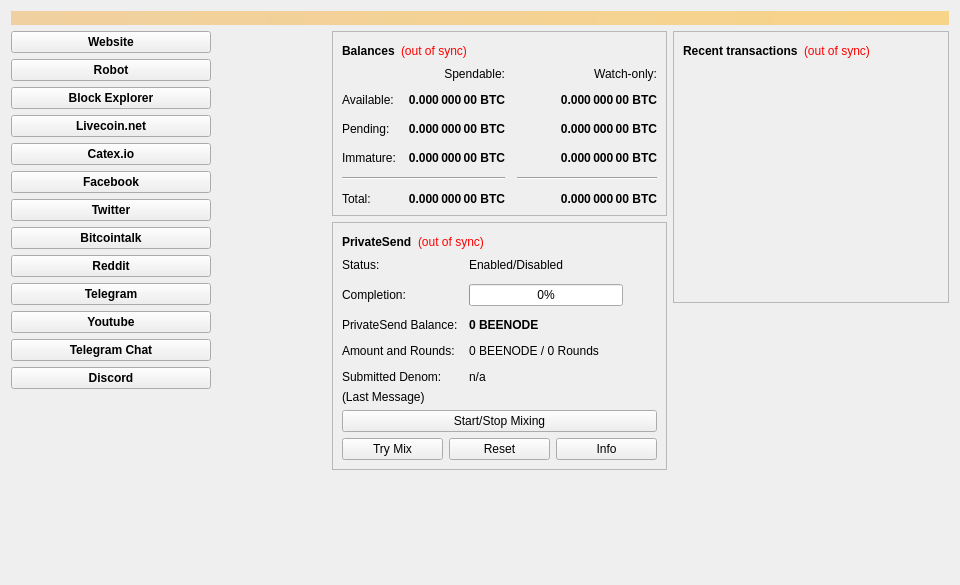
<?xml version="1.0" encoding="UTF-8"?>
<ui version="4.0">
 <class>OverviewPage</class>
 <widget class="QWidget" name="OverviewPage">
  <property name="geometry">
   <rect>
    <x>0</x>
    <y>0</y>
    <width>960</width>
    <height>585</height>
   </rect>
  </property>
  <property name="minimumSize">
   <size>
    <width>960</width>
    <height>0</height>
   </size>
  </property>
  <property name="windowTitle">
   <string>Form</string>
  </property>
  <layout class="QVBoxLayout" name="topLayout">
   <item>
    <widget class="QLabel" name="labelAlerts">
     <property name="visible">
      <bool>false</bool>
     </property>
     <property name="styleSheet">
      <string notr="true">QLabel { background-color: qlineargradient(x1: 0, y1: 0, x2: 1, y2: 0, stop:0 #F0D0A0, stop:1 #F8D488); color:#000000; }</string>
     </property>
     <property name="wordWrap">
      <bool>true</bool>
     </property>
     <property name="margin">
      <number>3</number>
     </property>
     <property name="textInteractionFlags">
      <set>Qt::TextSelectableByMouse</set>
     </property>
    </widget>
   </item>
   <item>
    <layout class="QHBoxLayout" name="horizontalLayout" stretch="1,1">
     <item>
      <layout class="QFormLayout" name="formLayout">
       <property name="rightMargin">
        <number>0</number>
       </property>
       <item row="0" column="0">
        <widget class="QPushButton" name="pushButton">
         <property name="minimumSize">
          <size>
           <width>200</width>
           <height>0</height>
          </size>
         </property>
         <property name="maximumSize">
          <size>
           <width>200</width>
           <height>22</height>
          </size>
         </property>
         <property name="font">
          <font>
           <weight>75</weight>
           <bold>true</bold>
          </font>
         </property>
         <property name="text">
          <string>Website</string>
         </property>
        </widget>
       </item>
       <item row="1" column="0">
        <widget class="QPushButton" name="pushButton_2">
         <property name="minimumSize">
          <size>
           <width>200</width>
           <height>0</height>
          </size>
         </property>
         <property name="maximumSize">
          <size>
           <width>200</width>
           <height>22</height>
          </size>
         </property>
         <property name="font">
          <font>
           <weight>75</weight>
           <bold>true</bold>
          </font>
         </property>
         <property name="text">
          <string>Robot</string>
         </property>
        </widget>
       </item>
       <item row="2" column="0">
        <widget class="QPushButton" name="pushButton_3">
         <property name="minimumSize">
          <size>
           <width>200</width>
           <height>0</height>
          </size>
         </property>
         <property name="maximumSize">
          <size>
           <width>200</width>
           <height>22</height>
          </size>
         </property>
         <property name="font">
          <font>
           <weight>75</weight>
           <bold>true</bold>
          </font>
         </property>
         <property name="text">
          <string>Block Explorer</string>
         </property>
        </widget>
       </item>
       <item row="3" column="0">
        <widget class="QPushButton" name="pushButton_4">
         <property name="minimumSize">
          <size>
           <width>200</width>
           <height>0</height>
          </size>
         </property>
         <property name="maximumSize">
          <size>
           <width>200</width>
           <height>22</height>
          </size>
         </property>
         <property name="font">
          <font>
           <weight>75</weight>
           <bold>true</bold>
          </font>
         </property>
         <property name="text">
          <string>Livecoin.net</string>
         </property>
        </widget>
       </item>
       <item row="4" column="0">
        <widget class="QPushButton" name="pushButton_5">
         <property name="minimumSize">
          <size>
           <width>200</width>
           <height>0</height>
          </size>
         </property>
         <property name="maximumSize">
          <size>
           <width>200</width>
           <height>22</height>
          </size>
         </property>
         <property name="font">
          <font>
           <weight>75</weight>
           <bold>true</bold>
          </font>
         </property>
         <property name="text">
          <string>Catex.io</string>
         </property>
        </widget>
       </item>
       <item row="5" column="0">
        <widget class="QPushButton" name="pushButton_6">
         <property name="minimumSize">
          <size>
           <width>200</width>
           <height>0</height>
          </size>
         </property>
         <property name="maximumSize">
          <size>
           <width>200</width>
           <height>22</height>
          </size>
         </property>
         <property name="font">
          <font>
           <weight>75</weight>
           <bold>true</bold>
          </font>
         </property>
         <property name="text">
          <string>Facebook</string>
         </property>
        </widget>
       </item>
       <item row="6" column="0">
        <widget class="QPushButton" name="pushButton_7">
         <property name="minimumSize">
          <size>
           <width>200</width>
           <height>0</height>
          </size>
         </property>
         <property name="maximumSize">
          <size>
           <width>200</width>
           <height>22</height>
          </size>
         </property>
         <property name="font">
          <font>
           <weight>75</weight>
           <bold>true</bold>
          </font>
         </property>
         <property name="text">
          <string>Twitter</string>
         </property>
        </widget>
       </item>
       <item row="7" column="0">
        <widget class="QPushButton" name="pushButton_8">
         <property name="minimumSize">
          <size>
           <width>200</width>
           <height>0</height>
          </size>
         </property>
         <property name="maximumSize">
          <size>
           <width>200</width>
           <height>22</height>
          </size>
         </property>
         <property name="font">
          <font>
           <weight>75</weight>
           <bold>true</bold>
          </font>
         </property>
         <property name="text">
          <string>Bitcointalk</string>
         </property>
        </widget>
       </item>
       <item row="8" column="0">
        <widget class="QPushButton" name="pushButton_9">
         <property name="minimumSize">
          <size>
           <width>200</width>
           <height>0</height>
          </size>
         </property>
         <property name="maximumSize">
          <size>
           <width>200</width>
           <height>22</height>
          </size>
         </property>
         <property name="font">
          <font>
           <weight>75</weight>
           <bold>true</bold>
          </font>
         </property>
         <property name="text">
          <string>Reddit</string>
         </property>
        </widget>
       </item>
       <item row="9" column="0">
        <widget class="QPushButton" name="pushButton_10">
         <property name="minimumSize">
          <size>
           <width>200</width>
           <height>0</height>
          </size>
         </property>
         <property name="maximumSize">
          <size>
           <width>200</width>
           <height>22</height>
          </size>
         </property>
         <property name="font">
          <font>
           <weight>75</weight>
           <bold>true</bold>
          </font>
         </property>
         <property name="text">
          <string>Telegram</string>
         </property>
        </widget>
       </item>
       <item row="10" column="0">
        <widget class="QPushButton" name="pushButton_11">
         <property name="minimumSize">
          <size>
           <width>200</width>
           <height>0</height>
          </size>
         </property>
         <property name="maximumSize">
          <size>
           <width>200</width>
           <height>22</height>
          </size>
         </property>
         <property name="font">
          <font>
           <weight>75</weight>
           <bold>true</bold>
          </font>
         </property>
         <property name="text">
          <string>Youtube</string>
         </property>
        </widget>
       </item>
       <item row="11" column="0">
        <widget class="QPushButton" name="pushButton_12">
         <property name="minimumSize">
          <size>
           <width>200</width>
           <height>0</height>
          </size>
         </property>
         <property name="maximumSize">
          <size>
           <width>200</width>
           <height>22</height>
          </size>
         </property>
         <property name="font">
          <font>
           <weight>75</weight>
           <bold>true</bold>
          </font>
         </property>
         <property name="text">
          <string>Telegram Chat</string>
         </property>
        </widget>
       </item>
       <item row="12" column="0">
        <widget class="QPushButton" name="pushButton_13">
         <property name="minimumSize">
          <size>
           <width>200</width>
           <height>0</height>
          </size>
         </property>
         <property name="maximumSize">
          <size>
           <width>200</width>
           <height>22</height>
          </size>
         </property>
         <property name="font">
          <font>
           <weight>75</weight>
           <bold>true</bold>
          </font>
         </property>
         <property name="text">
          <string>Discord</string>
         </property>
        </widget>
       </item>
      </layout>
     </item>
     <item>
      <layout class="QVBoxLayout" name="verticalLayout_2">
       <item>
        <widget class="QFrame" name="frame">
         <property name="frameShape">
          <enum>QFrame::StyledPanel</enum>
         </property>
         <property name="frameShadow">
          <enum>QFrame::Raised</enum>
         </property>
         <layout class="QVBoxLayout" name="verticalLayout_4">
          <item>
           <layout class="QHBoxLayout" name="horizontalLayout_4">
            <item>
             <widget class="QLabel" name="label_5">
              <property name="font">
               <font>
                <weight>75</weight>
                <bold>true</bold>
               </font>
              </property>
              <property name="text">
               <string>Balances</string>
              </property>
             </widget>
            </item>
            <item>
             <widget class="QLabel" name="labelWalletStatus">
              <property name="toolTip">
               <string>The displayed information may be out of date. Your wallet automatically synchronizes with the Beenode network after a connection is established, but this process has not completed yet.</string>
              </property>
              <property name="styleSheet">
               <string notr="true">QLabel { color: red; }</string>
              </property>
              <property name="text">
               <string notr="true">(out of sync)</string>
              </property>
              <property name="alignment">
               <set>Qt::AlignLeading|Qt::AlignLeft|Qt::AlignVCenter</set>
              </property>
             </widget>
            </item>
            <item>
             <spacer name="horizontalSpacer_3">
              <property name="orientation">
               <enum>Qt::Horizontal</enum>
              </property>
              <property name="sizeHint" stdset="0">
               <size>
                <width>40</width>
                <height>20</height>
               </size>
              </property>
             </spacer>
            </item>
           </layout>
          </item>
          <item>
           <layout class="QGridLayout" name="gridLayout">
            <property name="spacing">
             <number>12</number>
            </property>
            <item row="2" column="2">
             <widget class="QLabel" name="labelWatchPending">
              <property name="font">
               <font>
                <weight>75</weight>
                <bold>true</bold>
               </font>
              </property>
              <property name="cursor">
               <cursorShape>IBeamCursor</cursorShape>
              </property>
              <property name="toolTip">
               <string>Unconfirmed transactions to watch-only addresses</string>
              </property>
              <property name="text">
               <string notr="true">0.000 000 00 BTC</string>
              </property>
              <property name="alignment">
               <set>Qt::AlignRight|Qt::AlignTrailing|Qt::AlignVCenter</set>
              </property>
              <property name="textInteractionFlags">
               <set>Qt::LinksAccessibleByMouse|Qt::TextSelectableByKeyboard|Qt::TextSelectableByMouse</set>
              </property>
             </widget>
            </item>
            <item row="2" column="1">
             <widget class="QLabel" name="labelUnconfirmed">
              <property name="font">
               <font>
                <weight>75</weight>
                <bold>true</bold>
               </font>
              </property>
              <property name="cursor">
               <cursorShape>IBeamCursor</cursorShape>
              </property>
              <property name="toolTip">
               <string>Total of transactions that have yet to be confirmed, and do not yet count toward the spendable balance</string>
              </property>
              <property name="text">
               <string notr="true">0.000 000 00 BTC</string>
              </property>
              <property name="alignment">
               <set>Qt::AlignRight|Qt::AlignTrailing|Qt::AlignVCenter</set>
              </property>
              <property name="textInteractionFlags">
               <set>Qt::LinksAccessibleByMouse|Qt::TextSelectableByKeyboard|Qt::TextSelectableByMouse</set>
              </property>
             </widget>
            </item>
            <item row="3" column="2">
             <widget class="QLabel" name="labelWatchImmature">
              <property name="font">
               <font>
                <weight>75</weight>
                <bold>true</bold>
               </font>
              </property>
              <property name="cursor">
               <cursorShape>IBeamCursor</cursorShape>
              </property>
              <property name="toolTip">
               <string>Mined balance in watch-only addresses that has not yet matured</string>
              </property>
              <property name="text">
               <string notr="true">0.000 000 00 BTC</string>
              </property>
              <property name="alignment">
               <set>Qt::AlignRight|Qt::AlignTrailing|Qt::AlignVCenter</set>
              </property>
              <property name="textInteractionFlags">
               <set>Qt::LinksAccessibleByMouse|Qt::TextSelectableByKeyboard|Qt::TextSelectableByMouse</set>
              </property>
             </widget>
            </item>
            <item row="4" column="0" colspan="2">
             <widget class="Line" name="lineSpendableBalance">
              <property name="orientation">
               <enum>Qt::Horizontal</enum>
              </property>
             </widget>
            </item>
            <item row="4" column="2">
             <widget class="Line" name="lineWatchBalance">
              <property name="sizePolicy">
               <sizepolicy hsizetype="Preferred" vsizetype="Fixed">
                <horstretch>0</horstretch>
                <verstretch>0</verstretch>
               </sizepolicy>
              </property>
              <property name="minimumSize">
               <size>
                <width>140</width>
                <height>0</height>
               </size>
              </property>
              <property name="orientation">
               <enum>Qt::Horizontal</enum>
              </property>
             </widget>
            </item>
            <item row="5" column="0">
             <widget class="QLabel" name="labelTotalText">
              <property name="text">
               <string>Total:</string>
              </property>
             </widget>
            </item>
            <item row="3" column="1">
             <widget class="QLabel" name="labelImmature">
              <property name="font">
               <font>
                <weight>75</weight>
                <bold>true</bold>
               </font>
              </property>
              <property name="cursor">
               <cursorShape>IBeamCursor</cursorShape>
              </property>
              <property name="toolTip">
               <string>Mined balance that has not yet matured</string>
              </property>
              <property name="text">
               <string notr="true">0.000 000 00 BTC</string>
              </property>
              <property name="alignment">
               <set>Qt::AlignRight|Qt::AlignTrailing|Qt::AlignVCenter</set>
              </property>
              <property name="textInteractionFlags">
               <set>Qt::LinksAccessibleByMouse|Qt::TextSelectableByKeyboard|Qt::TextSelectableByMouse</set>
              </property>
             </widget>
            </item>
            <item row="2" column="3">
             <spacer name="horizontalSpacer_2">
              <property name="orientation">
               <enum>Qt::Horizontal</enum>
              </property>
              <property name="sizeHint" stdset="0">
               <size>
                <width>40</width>
                <height>20</height>
               </size>
              </property>
             </spacer>
            </item>
            <item row="3" column="0">
             <widget class="QLabel" name="labelImmatureText">
              <property name="text">
               <string>Immature:</string>
              </property>
             </widget>
            </item>
            <item row="5" column="1">
             <widget class="QLabel" name="labelTotal">
              <property name="font">
               <font>
                <weight>75</weight>
                <bold>true</bold>
               </font>
              </property>
              <property name="cursor">
               <cursorShape>IBeamCursor</cursorShape>
              </property>
              <property name="toolTip">
               <string>Your current total balance</string>
              </property>
              <property name="text">
               <string notr="true">0.000 000 00 BTC</string>
              </property>
              <property name="alignment">
               <set>Qt::AlignRight|Qt::AlignTrailing|Qt::AlignVCenter</set>
              </property>
              <property name="textInteractionFlags">
               <set>Qt::LinksAccessibleByMouse|Qt::TextSelectableByKeyboard|Qt::TextSelectableByMouse</set>
              </property>
             </widget>
            </item>
            <item row="5" column="2">
             <widget class="QLabel" name="labelWatchTotal">
              <property name="font">
               <font>
                <weight>75</weight>
                <bold>true</bold>
               </font>
              </property>
              <property name="cursor">
               <cursorShape>IBeamCursor</cursorShape>
              </property>
              <property name="toolTip">
               <string>Current total balance in watch-only addresses</string>
              </property>
              <property name="text">
               <string notr="true">0.000 000 00 BTC</string>
              </property>
              <property name="alignment">
               <set>Qt::AlignRight|Qt::AlignTrailing|Qt::AlignVCenter</set>
              </property>
              <property name="textInteractionFlags">
               <set>Qt::LinksAccessibleByMouse|Qt::TextSelectableByKeyboard|Qt::TextSelectableByMouse</set>
              </property>
             </widget>
            </item>
            <item row="0" column="2">
             <widget class="QLabel" name="labelWatchonly">
              <property name="text">
               <string>Watch-only:</string>
              </property>
              <property name="alignment">
               <set>Qt::AlignRight|Qt::AlignTrailing|Qt::AlignVCenter</set>
              </property>
             </widget>
            </item>
            <item row="1" column="0">
             <widget class="QLabel" name="labelBalanceText">
              <property name="text">
               <string>Available:</string>
              </property>
             </widget>
            </item>
            <item row="1" column="1">
             <widget class="QLabel" name="labelBalance">
              <property name="font">
               <font>
                <weight>75</weight>
                <bold>true</bold>
               </font>
              </property>
              <property name="cursor">
               <cursorShape>IBeamCursor</cursorShape>
              </property>
              <property name="toolTip">
               <string>Your current spendable balance</string>
              </property>
              <property name="text">
               <string notr="true">0.000 000 00 BTC</string>
              </property>
              <property name="alignment">
               <set>Qt::AlignRight|Qt::AlignTrailing|Qt::AlignVCenter</set>
              </property>
              <property name="textInteractionFlags">
               <set>Qt::LinksAccessibleByMouse|Qt::TextSelectableByKeyboard|Qt::TextSelectableByMouse</set>
              </property>
             </widget>
            </item>
            <item row="1" column="2">
             <widget class="QLabel" name="labelWatchAvailable">
              <property name="font">
               <font>
                <weight>75</weight>
                <bold>true</bold>
               </font>
              </property>
              <property name="cursor">
               <cursorShape>IBeamCursor</cursorShape>
              </property>
              <property name="toolTip">
               <string>Your current balance in watch-only addresses</string>
              </property>
              <property name="text">
               <string notr="true">0.000 000 00 BTC</string>
              </property>
              <property name="alignment">
               <set>Qt::AlignRight|Qt::AlignTrailing|Qt::AlignVCenter</set>
              </property>
              <property name="textInteractionFlags">
               <set>Qt::LinksAccessibleByMouse|Qt::TextSelectableByKeyboard|Qt::TextSelectableByMouse</set>
              </property>
             </widget>
            </item>
            <item row="2" column="0">
             <widget class="QLabel" name="labelPendingText">
              <property name="text">
               <string>Pending:</string>
              </property>
             </widget>
            </item>
            <item row="0" column="1">
             <widget class="QLabel" name="labelSpendable">
              <property name="text">
               <string>Spendable:</string>
              </property>
              <property name="alignment">
               <set>Qt::AlignRight|Qt::AlignTrailing|Qt::AlignVCenter</set>
              </property>
             </widget>
            </item>
           </layout>
          </item>
         </layout>
        </widget>
       </item>
       <item>
        <widget class="QFrame" name="framePrivateSend">
         <property name="layoutDirection">
          <enum>Qt::LeftToRight</enum>
         </property>
         <property name="frameShape">
          <enum>QFrame::StyledPanel</enum>
         </property>
         <property name="frameShadow">
          <enum>QFrame::Raised</enum>
         </property>
         <layout class="QVBoxLayout" name="VerticalLayout_PS1">
          <item>
           <layout class="QHBoxLayout" name="horizontalLayout_5">
            <item>
             <widget class="QLabel" name="labelPrivateSendHeader">
              <property name="font">
               <font>
                <weight>75</weight>
                <bold>true</bold>
               </font>
              </property>
              <property name="text">
               <string>PrivateSend</string>
              </property>
             </widget>
            </item>
            <item>
             <widget class="QLabel" name="labelPrivateSendSyncStatus">
              <property name="toolTip">
               <string>The displayed information may be out of date. Your wallet automatically synchronizes with the Beenode network after a connection is established, but this process has not completed yet.</string>
              </property>
              <property name="styleSheet">
               <string notr="true">QLabel { color: red; }</string>
              </property>
              <property name="text">
               <string notr="true">(out of sync)</string>
              </property>
              <property name="alignment">
               <set>Qt::AlignLeading|Qt::AlignLeft|Qt::AlignVCenter</set>
              </property>
             </widget>
            </item>
            <item>
             <spacer name="horizontalSpacer_4">
              <property name="orientation">
               <enum>Qt::Horizontal</enum>
              </property>
              <property name="sizeHint" stdset="0">
               <size>
                <width>40</width>
                <height>20</height>
               </size>
              </property>
             </spacer>
            </item>
           </layout>
          </item>
          <item>
           <layout class="QFormLayout" name="privateSendFormLayout">
            <property name="fieldGrowthPolicy">
             <enum>QFormLayout::AllNonFixedFieldsGrow</enum>
            </property>
            <property name="horizontalSpacing">
             <number>11</number>
            </property>
            <property name="verticalSpacing">
             <number>12</number>
            </property>
            <item row="0" column="0">
             <widget class="QLabel" name="labelPrivateSendEnabledText">
              <property name="text">
               <string>Status:</string>
              </property>
             </widget>
            </item>
            <item row="0" column="1">
             <widget class="QLabel" name="labelPrivateSendEnabled">
              <property name="text">
               <string>Enabled/Disabled</string>
              </property>
             </widget>
            </item>
            <item row="1" column="0">
             <widget class="QLabel" name="labelCompletitionText">
              <property name="text">
               <string>Completion:</string>
              </property>
             </widget>
            </item>
            <item row="1" column="1">
             <widget class="QProgressBar" name="privateSendProgress">
              <property name="maximumSize">
               <size>
                <width>154</width>
                <height>16777215</height>
               </size>
              </property>
              <property name="value">
               <number>0</number>
              </property>
             </widget>
            </item>
            <item row="2" column="0">
             <widget class="QLabel" name="labelAnonymizedText">
              <property name="text">
               <string>PrivateSend Balance:</string>
              </property>
             </widget>
            </item>
            <item row="2" column="1">
             <widget class="QLabel" name="labelAnonymized">
              <property name="font">
               <font>
                <weight>75</weight>
                <bold>true</bold>
               </font>
              </property>
              <property name="text">
               <string notr="true">0 BEENODE</string>
              </property>
             </widget>
            </item>
            <item row="3" column="0">
             <widget class="QLabel" name="labelAmountAndRoundsText">
              <property name="text">
               <string>Amount and Rounds:</string>
              </property>
             </widget>
            </item>
            <item row="3" column="1">
             <widget class="QLabel" name="labelAmountRounds">
              <property name="text">
               <string>0 BEENODE / 0 Rounds</string>
              </property>
             </widget>
            </item>
            <item row="4" column="0">
             <widget class="QLabel" name="labelSubmittedDenomText">
              <property name="text">
               <string>Submitted Denom:</string>
              </property>
             </widget>
            </item>
            <item row="4" column="1">
             <widget class="QLabel" name="labelSubmittedDenom">
              <property name="toolTip">
               <string>The denominations you submitted to the Masternode.&lt;br&gt;To mix, other users must submit the exact same denominations.</string>
              </property>
              <property name="text">
               <string>n/a</string>
              </property>
             </widget>
            </item>
           </layout>
          </item>
          <item>
           <layout class="QVBoxLayout" name="VerticalLayout_PS">
            <item>
             <widget class="QLabel" name="labelPrivateSendLastMessage">
              <property name="text">
               <string>(Last Message)</string>
              </property>
              <property name="alignment">
               <set>Qt::AlignLeading|Qt::AlignLeft|Qt::AlignTop</set>
              </property>
              <property name="wordWrap">
               <bool>true</bool>
              </property>
             </widget>
            </item>
            <item>
             <widget class="QPushButton" name="togglePrivateSend">
              <property name="sizePolicy">
               <sizepolicy hsizetype="MinimumExpanding" vsizetype="Fixed">
                <horstretch>0</horstretch>
                <verstretch>0</verstretch>
               </sizepolicy>
              </property>
              <property name="text">
               <string>Start/Stop Mixing</string>
              </property>
             </widget>
            </item>
            <item>
             <layout class="QHBoxLayout" name="horizontalLayout_debugbuttons">
              <item>
               <widget class="QPushButton" name="privateSendAuto">
                <property name="sizePolicy">
                 <sizepolicy hsizetype="MinimumExpanding" vsizetype="Fixed">
                  <horstretch>0</horstretch>
                  <verstretch>0</verstretch>
                 </sizepolicy>
                </property>
                <property name="toolTip">
                 <string>Try to manually submit a PrivateSend request.</string>
                </property>
                <property name="text">
                 <string>Try Mix</string>
                </property>
               </widget>
              </item>
              <item>
               <widget class="QPushButton" name="privateSendReset">
                <property name="sizePolicy">
                 <sizepolicy hsizetype="MinimumExpanding" vsizetype="Fixed">
                  <horstretch>0</horstretch>
                  <verstretch>0</verstretch>
                 </sizepolicy>
                </property>
                <property name="toolTip">
                 <string>Reset the current status of PrivateSend (can interrupt PrivateSend if it's in the process of Mixing, which can cost you money!)</string>
                </property>
                <property name="autoFillBackground">
                 <bool>false</bool>
                </property>
                <property name="text">
                 <string>Reset</string>
                </property>
               </widget>
              </item>
              <item>
               <widget class="QPushButton" name="privateSendInfo">
                <property name="sizePolicy">
                 <sizepolicy hsizetype="MinimumExpanding" vsizetype="Fixed">
                  <horstretch>0</horstretch>
                  <verstretch>0</verstretch>
                 </sizepolicy>
                </property>
                <property name="toolTip">
                 <string>Information about PrivateSend and Mixing</string>
                </property>
                <property name="text">
                 <string>Info</string>
                </property>
               </widget>
              </item>
             </layout>
            </item>
           </layout>
          </item>
         </layout>
        </widget>
       </item>
       <item>
        <spacer name="verticalSpacer">
         <property name="orientation">
          <enum>Qt::Vertical</enum>
         </property>
         <property name="sizeHint" stdset="0">
          <size>
           <width>20</width>
           <height>40</height>
          </size>
         </property>
        </spacer>
       </item>
      </layout>
     </item>
     <item>
      <layout class="QVBoxLayout" name="verticalLayout_3">
       <item>
        <widget class="QFrame" name="frame_2">
         <property name="frameShape">
          <enum>QFrame::StyledPanel</enum>
         </property>
         <property name="frameShadow">
          <enum>QFrame::Raised</enum>
         </property>
         <layout class="QVBoxLayout" name="verticalLayout">
          <item>
           <layout class="QHBoxLayout" name="horizontalLayout_2">
            <item>
             <widget class="QLabel" name="label_4">
              <property name="font">
               <font>
                <weight>75</weight>
                <bold>true</bold>
               </font>
              </property>
              <property name="text">
               <string>Recent transactions</string>
              </property>
             </widget>
            </item>
            <item>
             <widget class="QLabel" name="labelTransactionsStatus">
              <property name="toolTip">
               <string>The displayed information may be out of date. Your wallet automatically synchronizes with the Beenode network after a connection is established, but this process has not completed yet.</string>
              </property>
              <property name="styleSheet">
               <string notr="true">QLabel { color: red; }</string>
              </property>
              <property name="text">
               <string notr="true">(out of sync)</string>
              </property>
              <property name="alignment">
               <set>Qt::AlignLeading|Qt::AlignLeft|Qt::AlignVCenter</set>
              </property>
             </widget>
            </item>
            <item>
             <spacer name="horizontalSpacer">
              <property name="orientation">
               <enum>Qt::Horizontal</enum>
              </property>
              <property name="sizeHint" stdset="0">
               <size>
                <width>40</width>
                <height>20</height>
               </size>
              </property>
             </spacer>
            </item>
           </layout>
          </item>
          <item>
           <widget class="QListView" name="listTransactions">
            <property name="styleSheet">
             <string notr="true">QListView { background: transparent; }</string>
            </property>
            <property name="frameShape">
             <enum>QFrame::NoFrame</enum>
            </property>
            <property name="verticalScrollBarPolicy">
             <enum>Qt::ScrollBarAlwaysOff</enum>
            </property>
            <property name="horizontalScrollBarPolicy">
             <enum>Qt::ScrollBarAlwaysOff</enum>
            </property>
            <property name="selectionMode">
             <enum>QAbstractItemView::NoSelection</enum>
            </property>
           </widget>
          </item>
         </layout>
        </widget>
       </item>
       <item>
        <spacer name="verticalSpacer_2">
         <property name="orientation">
          <enum>Qt::Vertical</enum>
         </property>
         <property name="sizeHint" stdset="0">
          <size>
           <width>20</width>
           <height>40</height>
          </size>
         </property>
        </spacer>
       </item>
      </layout>
     </item>
    </layout>
   </item>
  </layout>
 </widget>
 <resources/>
 <connections/>
</ui>
